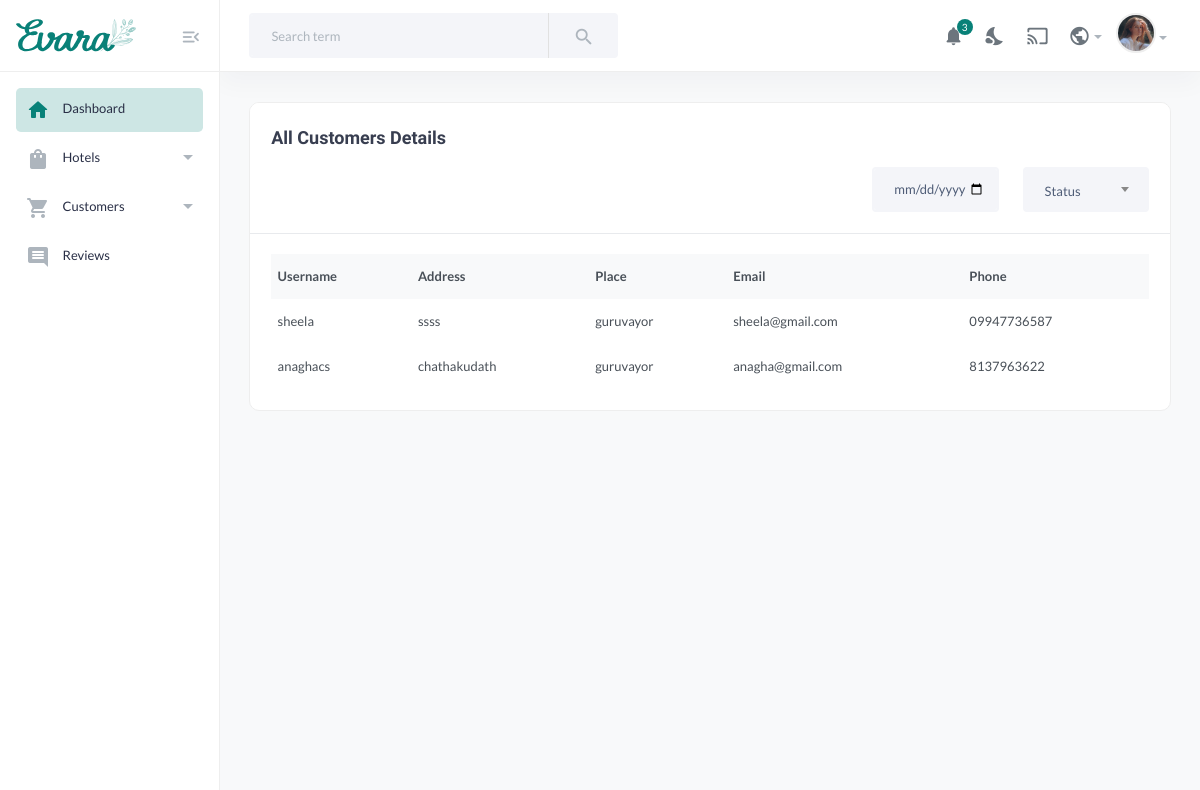
Page /Hotel/View/Users/ on the earlier database version.
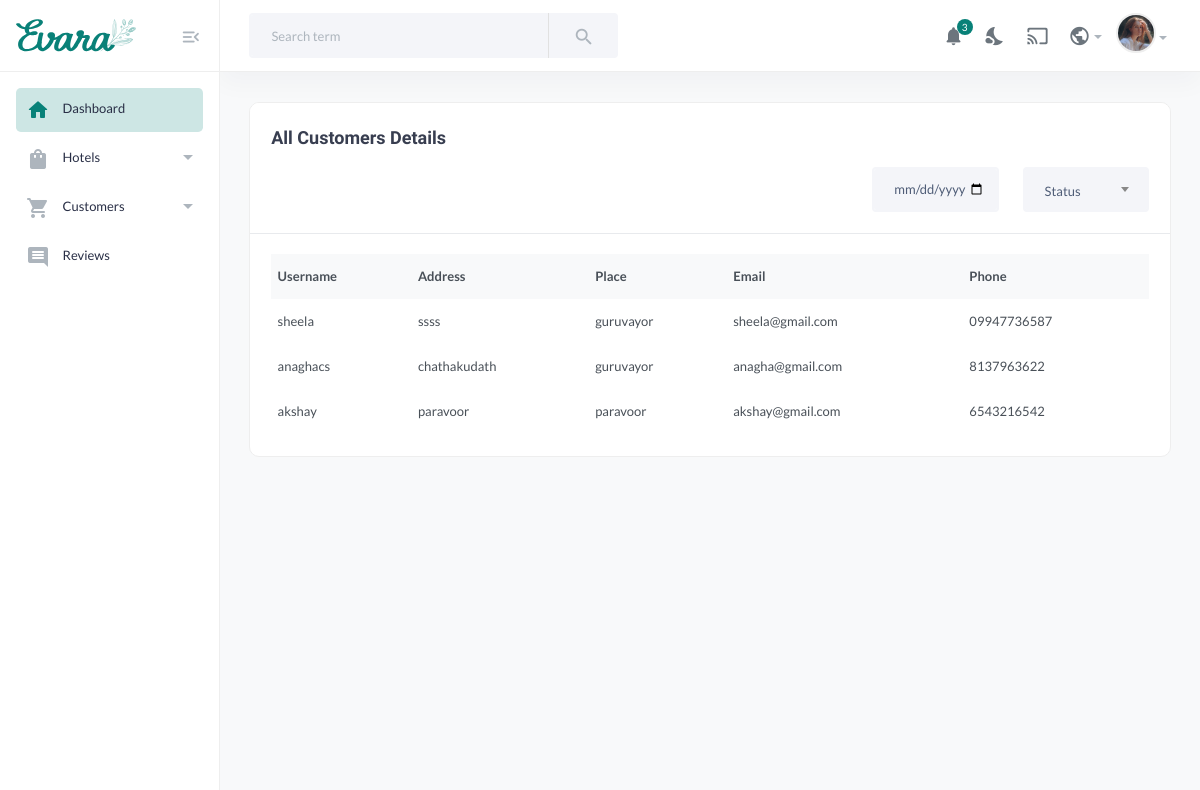
Same page on the later database version.
### home/models.py (models this page shows, shortened)
class User(AbstractUser):
    class Role(models.TextChoices):
        ADMIN = "ADMIN", "Admin"
        CUSTOMER = "CUSTOMER", "CUSTOMER"
        HOTEL = "HOTEL", "HOTEL"
    base_role = Role.ADMIN
    role = models.CharField(max_length=50, choices=Role.choices)

class Customer(User):
    base_role = User.Role.CUSTOMER
    address = models.CharField(blank=True, max_length=100)
    place = models.CharField(blank=True, max_length=20)
    emails = models.EmailField(max_length=100, unique=True)
    phone = models.CharField(max_length = 12, unique = True)
    class Meta:
        verbose_name = "Customer user"

class User(AbstractUser):
    class Role(models.TextChoices):
        ADMIN = "ADMIN", "Admin"
        CUSTOMER = "CUSTOMER", "CUSTOMER"
        HOTEL = "HOTEL", "HOTEL"
    base_role = Role.ADMIN
    role = models.CharField(max_length=50, choices=Role.choices)

### hotels/views.py (the view)
# urls.py: path('Hotel/View/Users/', views.hotel_view_customers, name = 'hotel_view_customers'),
def hotel_view_customers(request):
      customers = Customer.objects.all()
      return render(request,"admin/admin_view_customers.html", {'customers':customers})

### templates/admin/admin_view_customers.html (shortened to what this page needs)
{% load static %}
<!DOCTYPE HTML>
<html lang="en">
<head>
    <link href="{% static 'assets/css/main.css' %}" rel="stylesheet" type="text/css" />
</head>
<body>
    <aside class="navbar-aside" id="offcanvas_aside">
        <div class="aside-top">
            <a href="index.html" class="brand-wrap">
                <img src="{% static 'assets/imgs/theme/logo.svg' %}" class="logo" alt="Evara Dashboard">
            </a>
            <div>
                <button class="btn btn-icon btn-aside-minimize"> <i class="text-muted material-icons md-menu_open"></i> </button>
            </div>
        </div>
        <nav>
            <ul class="menu-aside">
                <li class="menu-item active">
                    <a class="menu-link" href="index.html"> <i class="icon material-icons md-home"></i>
                        <span class="text">Dashboard</span>
                    </a>
                </li>
                <li class="menu-item has-submenu">
                    <a class="menu-link" href="page-products-list.html"> <i class="icon material-icons md-shopping_bag"></i>
                        <span class="text">Hotels</span>
                    </a>
                </li>
                <li class="menu-item has-submenu">
                    <a class="menu-link" href="{% url 'admin_view_customers' %}"> <i class="icon material-icons md-shopping_cart"></i>
                        <span class="text">Customers</span>
                    </a>
                </li>
                <li class="menu-item">
                    <a class="menu-link" href="page-reviews.html"> <i class="icon material-icons md-comment"></i>
                        <span class="text">Reviews</span>
                    </a>
                </li>
            </ul>
        </nav>
    </aside>
    <main class="main-wrap">
        <header class="main-header navbar">
            <div class="col-search">
                <form class="searchform">
                    <div class="input-group">
                        <input list="search_terms" type="text" class="form-control" placeholder="Search term">
                        <button class="btn btn-light bg" type="button"> <i class="material-icons md-search"></i></button>
                    </div>
                </form>
            </div>
            <div class="col-nav">
                <ul class="nav">
                    <li class="nav-item">
                        <a class="nav-link btn-icon" href="#">
                            <i class="material-icons md-notifications animation-shake"></i>
                            <span class="badge rounded-pill">3</span>
                        </a>
                    </li>
                    <li class="nav-item">
                        <a class="nav-link btn-icon darkmode" href="#"> <i class="material-icons md-nights_stay"></i> </a>
                    </li>
                    <li class="nav-item">
                        <a href="#" class="requestfullscreen nav-link btn-icon"><i class="material-icons md-cast"></i></a>
                    </li>
                    <li class="dropdown nav-item">
                        <a class="dropdown-toggle" data-bs-toggle="dropdown" href="#" id="dropdownLanguage" aria-expanded="false"><i class="material-icons md-public"></i></a>
                    </li>
                    <li class="dropdown nav-item">
                        <a class="dropdown-toggle" data-bs-toggle="dropdown" href="#" id="dropdownAccount" aria-expanded="false"> <img class="img-xs rounded-circle" src="assets/imgs/people/avatar2.jpg" alt="User"></a>
                    </li>
                </ul>
            </div>
        </header>
        <section class="content-main">
            <div class="card mb-4">
                <header class="card-header">
                    <h4 class="card-title">All Customers Details</h4>
                    <div class="row align-items-center">
                        <div class="col-md-2 col-6">
                            <input type="date" value="02.05.2021" class="form-control">
                        </div>
                        <div class="col-md-2 col-6">
                            <div class="custom_select">
                            </div>
                        </div>
                    </div>
                </header>
                <div class="card-body">
                    <div class="table-responsive">
                        <div class="table-responsive">
                            <table class="table align-middle table-nowrap mb-0">
                                <thead class="table-light">
                                    <tr>
                                        <th class="align-middle" scope="col">Username</th>
                                        <th class="align-middle" scope="col">Address</th>
                                        <th class="align-middle" scope="col">Place</th>
                                        <th class="align-middle" scope="col">Email</th>
                                        <th class="align-middle" scope="col">Phone</th>
                                    </tr>
                                </thead>
                                <tbody>
                                    {% for i in customers %}
                                    <tr>
                                        <td>{{i.username}}</td>
                                        <td>{{i.address}}</td>
                                        <td>{{i.place}}</td>
                                        <td>{{i.emails}}</td>
                                        <td>{{i.phone}}</td>
                                    </tr>
                                    {% endfor %}
                                </tbody>
                            </table>
                        </div>
                    </div>
                </div>
            </div>
    </main>
</body>
</html>

Differences in the rows shown:
added Customer: username "akshay", address "paravoor", place "paravoor", emails "akshay@gmail.com", phone "6543216542"
